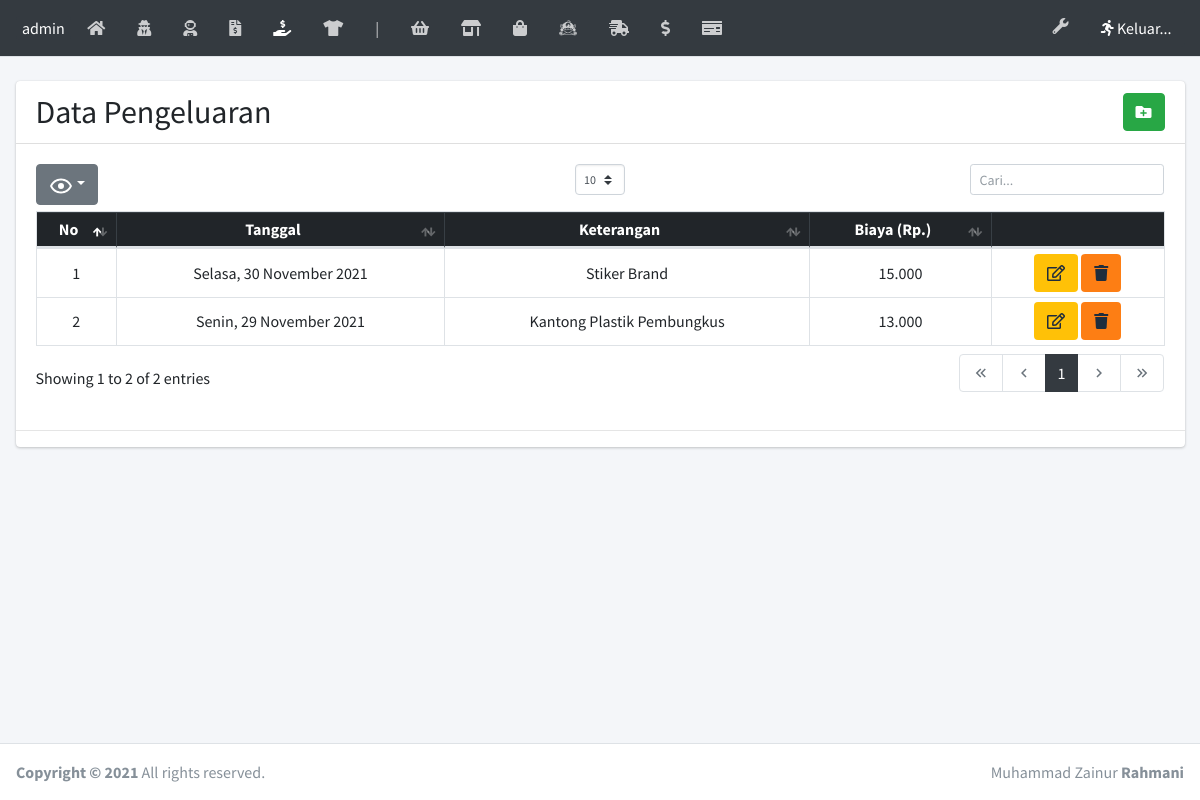
/laman/pengeluaran.php, run on the app's committed database.
### tables this page shows
CREATE TABLE `pengeluaran` (
  `idpengeluaran` int(5) NOT NULL,
  `tgl` date NOT NULL,
  `ket` text NOT NULL,
  `total` double NOT NULL
);

### tgl_indo.php (called while the page is built, shortened)
<?php
    function haribulantahun($tanggalnya, $cetak_hari = false){
        $hari = array(
            1 => 'Senin','Selasa','Rabu','Kamis','Jumat','Sabtu','Minggu'
        );
        $bulan = array(
            1 => 'Januari','Februari','Maret','April','Mei','Juni','Juli','Agustus','September','Oktober','November','Desember'
        );
        $split = explode('-', $tanggalnya);
        $tglkutang = $split[2]. ' '. $bulan[ (int)$split[1] ] . ' '. $split[0];
        if($cetak_hari){
            $num = date('N', strtotime($tanggalnya));
            return $hari[$num] . ', ' . $tglkutang;
        }
        return $tglkutang;
    }
?>

### laman/pengeluaran.php (the view)
<?php require('headernya.php'); error_reporting(0); ?>
  <div class="content-wrapper">
    <br>
    <section class="content">
      <div class="container-fluid">
        <div class="row">
          <div class="col-12">
            <div class="card">
              <div class="card-header">
                <h2 style="display:inline;">Data Pengeluaran</h2>
                <button style="float: right;margin-left: 5px" class="btn btn-success" type="button" data-toggle="tooltip" data-placement="bottom" title="Tambah"><a href="pengeluaran_input.php" class="text-white"><i class="fas fa-folder-plus"></i></a></button>
              </div>
              <div class="card-body">
                <table id="dataTables" class="table table-bordered table-hover table-sm">
                  <thead class="table-dark">
                    <tr class="text-center">
                        <th>No</th>
                        <th>Tanggal</th>
                        <th>Keterangan</th>
                        <th>Biaya (Rp.)</th>
                        <th class="hide"></th>
                    </tr>
                  </thead>
                  <tbody>
                    <?php
                      $no = 1;
                      $query = mysqli_query($kon, "SELECT * FROM pengeluaran ORDER BY tgl DESC");
                      while($data = mysqli_fetch_array($query)){
                        ?>
                          <tr class="text-center">
                          <td><?= $no++ ?></td>
                          <td><?= haribulantahun($data['tgl'],true)?></td>
                          <td><?= $data['ket'] ?></td>
                          <td><?= number_format($data['total'],0,',','.') ?> </td>
                          <td>
                            <button class="btn bg-warning" type="button"><a href="pengeluaran_edit.php?idpengeluaran=<?= $data['idpengeluaran'] ?>" class="text-white"><i class="far fa-edit"></i></a></button>
                            <button class="btn bg-orange" onclick="yakin = confirm('Apakah Kamu yakin ingin Menghapus?'); if(yakin){ window.location = 'hapus.php?idpengeluaran=<?= $data['idpengeluaran'] ?>';
                              }" type="button"><i class="fas fa-trash"></i></button>
                          </td>
                        <?php
                      }
                    ?>
                  </tbody>
                </table>
              </div>
              <hr>
            </div>
          </div>
        </div>
      </div>
    </section>
  </div>
<?php require('footernya.php') ?>

### data on the page
pengeluaran: tgl "Selasa, 30 November 2021", ket "Stiker Brand", total "15.000"
pengeluaran: tgl "Senin, 29 November 2021", ket "Kantong Plastik Pembungkus", total "13.000"
